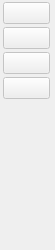
  <widget class="QDockWidget" name="dockTools">
   <property name="sizePolicy">
    <sizepolicy hsizetype="Expanding" vsizetype="Expanding">
     <horstretch>0</horstretch>
     <verstretch>0</verstretch>
    </sizepolicy>
   </property>
   <property name="minimumSize">
    <size>
     <width>55</width>
     <height>250</height>
    </size>
   </property>
   <property name="maximumSize">
    <size>
     <width>55</width>
     <height>300</height>
    </size>
   </property>
   <property name="autoFillBackground">
    <bool>true</bool>
   </property>
   <property name="floating">
    <bool>false</bool>
   </property>
   <property name="features">
    <set>QDockWidget::DockWidgetFloatable|QDockWidget::DockWidgetMovable</set>
   </property>
   <property name="allowedAreas">
    <set>Qt::BottomDockWidgetArea|Qt::LeftDockWidgetArea|Qt::RightDockWidgetArea</set>
   </property>
   <property name="windowTitle">
    <string>Tools</string>
   </property>
   <attribute name="dockWidgetArea">
    <number>1</number>
   </attribute>
   <widget class="QWidget" name="dockWidgetContents_3">
    <property name="sizePolicy">
     <sizepolicy hsizetype="Expanding" vsizetype="Expanding">
      <horstretch>0</horstretch>
      <verstretch>0</verstretch>
     </sizepolicy>
    </property>
    <property name="minimumSize">
     <size>
      <width>60</width>
      <height>0</height>
     </size>
    </property>
    <property name="maximumSize">
     <size>
      <width>60</width>
      <height>16777215</height>
     </size>
    </property>
    <layout class="QGridLayout" name="gridLayout_2">
     <property name="sizeConstraint">
      <enum>QLayout::SetMaximumSize</enum>
     </property>
     <property name="leftMargin">
      <number>3</number>
     </property>
     <property name="topMargin">
      <number>2</number>
     </property>
     <property name="rightMargin">
      <number>10</number>
     </property>
     <property name="bottomMargin">
      <number>2</number>
     </property>
     <property name="spacing">
      <number>2</number>
     </property>
     <item row="0" column="0">
      <layout class="QVBoxLayout" name="verticalLayout_2">
       <property name="spacing">
        <number>3</number>
       </property>
       <property name="sizeConstraint">
        <enum>QLayout::SetMaximumSize</enum>
       </property>
       <item>
        <widget class="DragButton" name="btnAddTextBox">
         <property name="enabled">
          <bool>false</bool>
         </property>
         <property name="sizePolicy">
          <sizepolicy hsizetype="Expanding" vsizetype="Fixed">
           <horstretch>0</horstretch>
           <verstretch>0</verstretch>
          </sizepolicy>
         </property>
         <property name="minimumSize">
          <size>
           <width>0</width>
           <height>0</height>
          </size>
         </property>
         <property name="toolTip">
          <string>Add Text Shape</string>
         </property>
         <property name="statusTip">
          <string>Add Text Shape</string>
         </property>
         <property name="text">
          <string/>
         </property>
         <property name="icon">
          <iconset resource="res/Landlord.qrc">
           <normaloff>:/ico/text</normaloff>:/ico/text</iconset>
         </property>
         <property name="iconSize">
          <size>
           <width>32</width>
           <height>32</height>
          </size>
         </property>
        </widget>
       </item>
       <item>
        <widget class="DragButton" name="btnAddImg">
         <property name="enabled">
          <bool>false</bool>
         </property>
         <property name="sizePolicy">
          <sizepolicy hsizetype="Expanding" vsizetype="Fixed">
           <horstretch>0</horstretch>
           <verstretch>0</verstretch>
          </sizepolicy>
         </property>
         <property name="toolTip">
          <string>Add Image Shape</string>
         </property>
         <property name="statusTip">
          <string>Add Image Shape</string>
         </property>
         <property name="text">
          <string/>
         </property>
         <property name="icon">
          <iconset resource="res/Landlord.qrc">
           <normaloff>:/ico/image</normaloff>:/ico/image</iconset>
         </property>
         <property name="iconSize">
          <size>
           <width>32</width>
           <height>32</height>
          </size>
         </property>
        </widget>
       </item>
       <item>
        <widget class="DragButton" name="btnAddBarcode">
         <property name="enabled">
          <bool>false</bool>
         </property>
         <property name="sizePolicy">
          <sizepolicy hsizetype="Expanding" vsizetype="Fixed">
           <horstretch>0</horstretch>
           <verstretch>0</verstretch>
          </sizepolicy>
         </property>
         <property name="toolTip">
          <string>Add Barcode</string>
         </property>
         <property name="statusTip">
          <string>Add Barcode</string>
         </property>
         <property name="text">
          <string/>
         </property>
         <property name="icon">
          <iconset resource="res/Landlord.qrc">
           <normaloff>:/ico/barcode</normaloff>:/ico/barcode</iconset>
         </property>
         <property name="iconSize">
          <size>
           <width>32</width>
           <height>32</height>
          </size>
         </property>
        </widget>
       </item>
       <item>
        <widget class="DragButton" name="btnAddQR">
         <property name="enabled">
          <bool>false</bool>
         </property>
         <property name="sizePolicy">
          <sizepolicy hsizetype="Expanding" vsizetype="Fixed">
           <horstretch>0</horstretch>
           <verstretch>0</verstretch>
          </sizepolicy>
         </property>
         <property name="toolTip">
          <string>Add QR Code</string>
         </property>
         <property name="statusTip">
          <string>Add QR Code</string>
         </property>
         <property name="text">
          <string/>
         </property>
         <property name="icon">
          <iconset resource="res/Landlord.qrc">
           <normaloff>:/ico/qrcode</normaloff>:/ico/qrcode</iconset>
         </property>
         <property name="iconSize">
          <size>
           <width>32</width>
           <height>32</height>
          </size>
         </property>
        </widget>
       </item>
       <item>
        <spacer name="verticalSpacer">
         <property name="orientation">
          <enum>Qt::Vertical</enum>
         </property>
         <property name="sizeHint" stdset="0">
          <size>
           <width>20</width>
           <height>40</height>
          </size>
         </property>
        </spacer>
       </item>
      </layout>
     </item>
    </layout>
   </widget>
  </widget>
